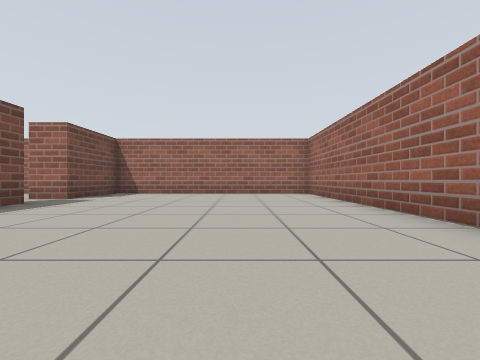
view 1 (above)

12 first-person views from a walk through a robot-simulator world made for Gazebo. The camera is 0.5 m above the floor, looks level and sees 90° across. The floor is counted in squares, 1 m on a side. Each view is taken from the middle of a square. On the plan, view 1 faces up. The plan holds only what a view shows up to about 9 squares ahead; the rest is blank.

view 2
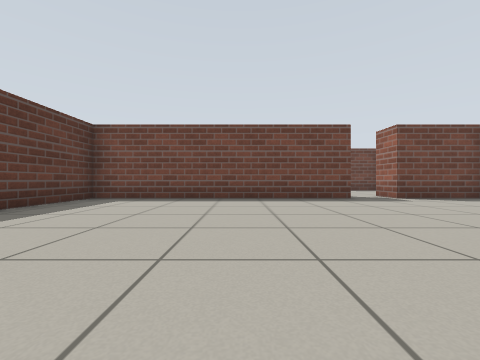

view 3
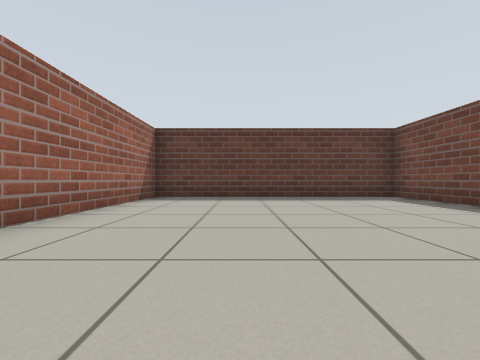

view 4
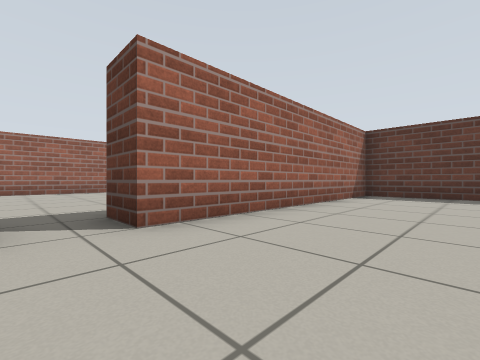

view 5
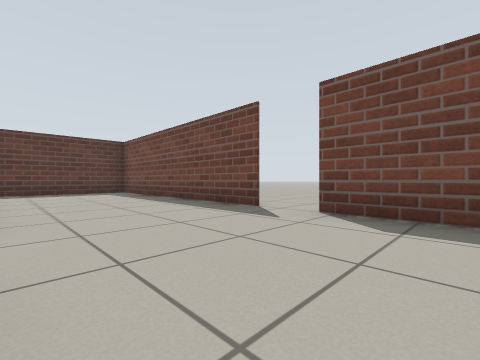

view 6
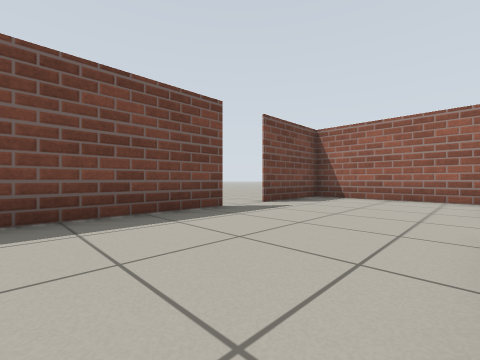

view 7
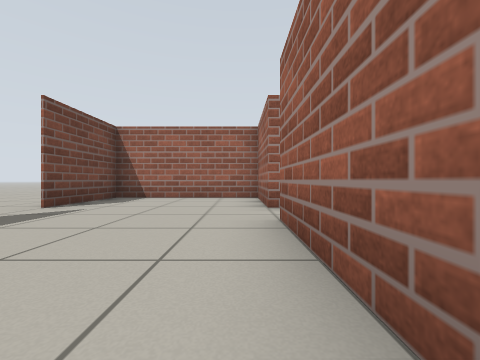

view 8
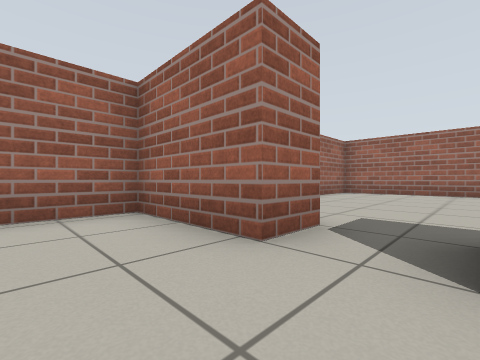

view 9
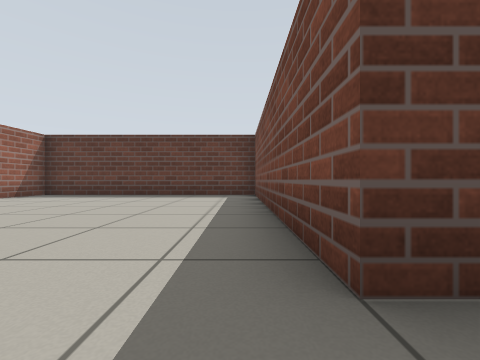

view 10
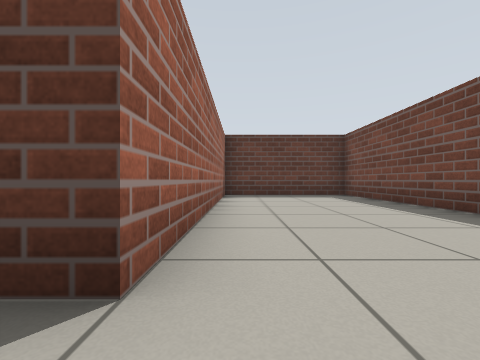

view 11
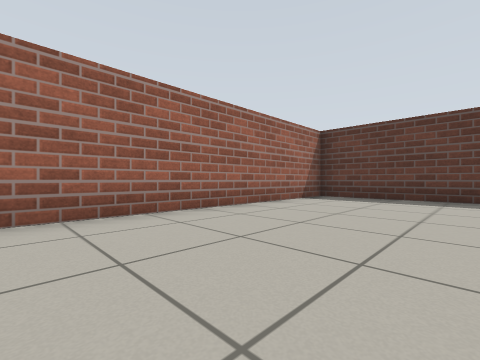

view 12
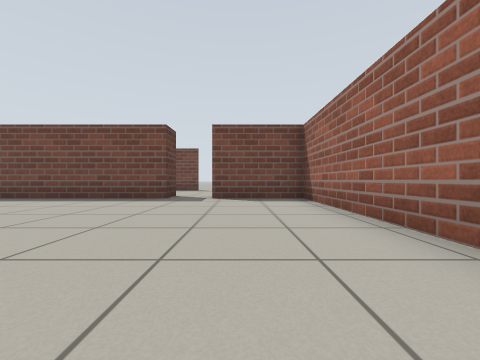

### Floor plan
Points are (right, up) in squares from view 1. A wall is a line through its corners. A room is listed if a view was taken in it or the views show most of it. See-through windows are left out.
Room 1 (views 1, 2, 3, 9, 11, 12)
walls: (-5.5, 5) (-4.5, 5) (-4.5, -2) (2.5, -2) (2.5, 8.7) (-4.5, 8.7) (-4.5, 6.2) (-5.5, 6.2)
ways out: opening at (-5, 6) to room 2
Room 2 (views 4, 5, 6, 7, 8, 10)
walls: (-5.5, 6.2) (-5.5, 8.7) (-9.5, 8.7) (-9.5, 6.2); (-9.5, 5) (-9.5, -2) (-5.5, -2) (-5.5, 5)
ways out: opening at (-5, 6) to room 1; opening at (-9, 6)

Positions as (right, up) in squares from view 1, and headings:
1: (0, 0), facing up
2: (2, 2), facing left
3: (0, 5), facing down
4: (-8, 6), facing down-right
5: (-6, 8), facing down-left
6: (-6, 2), facing up-left
7: (-6, 2), facing up
8: (-7, 5), facing up-right
9: (-4, 6), facing down
10: (-6, 6), facing down
11: (-1, 5), facing down-right
12: (2, 7), facing left
